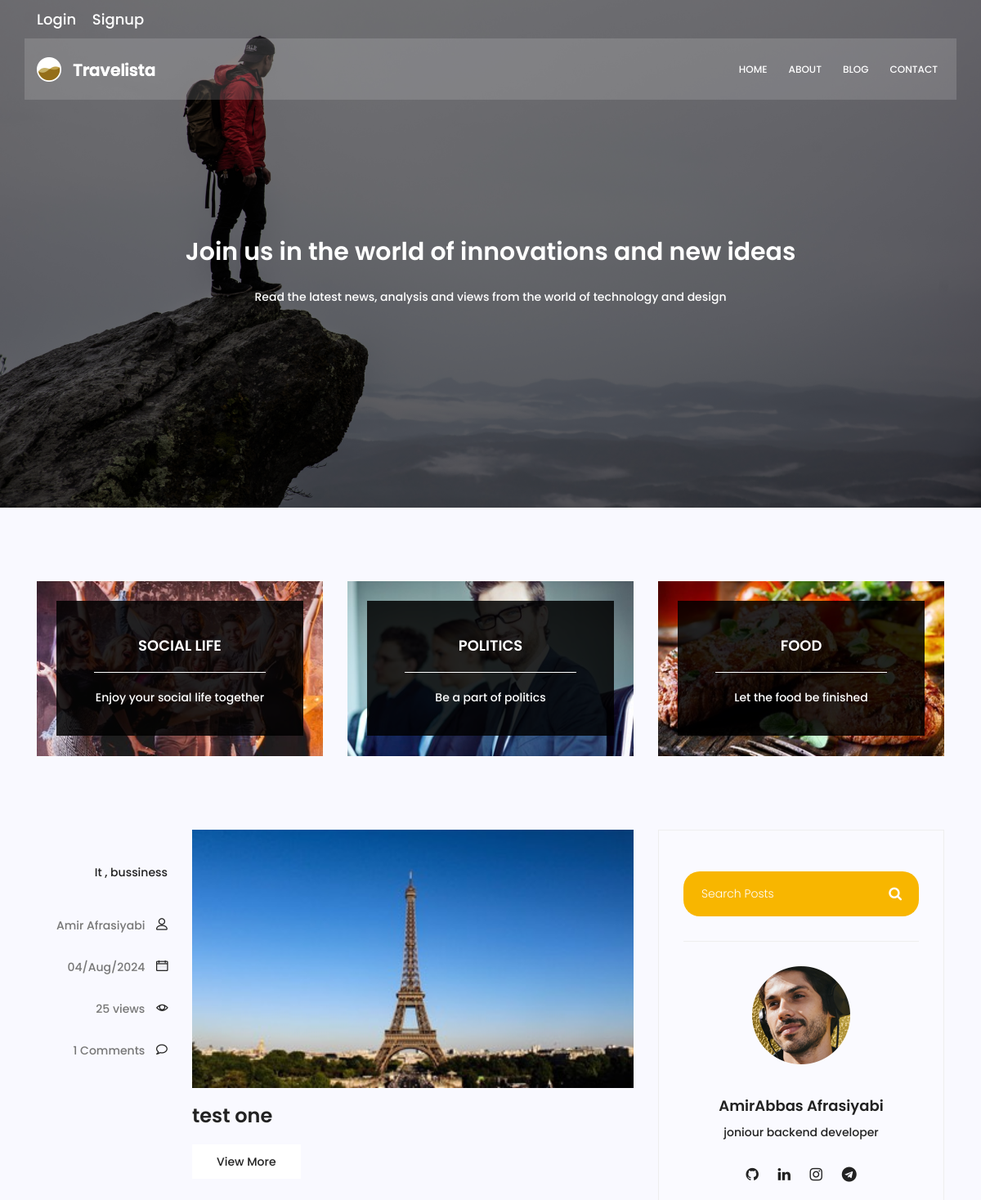
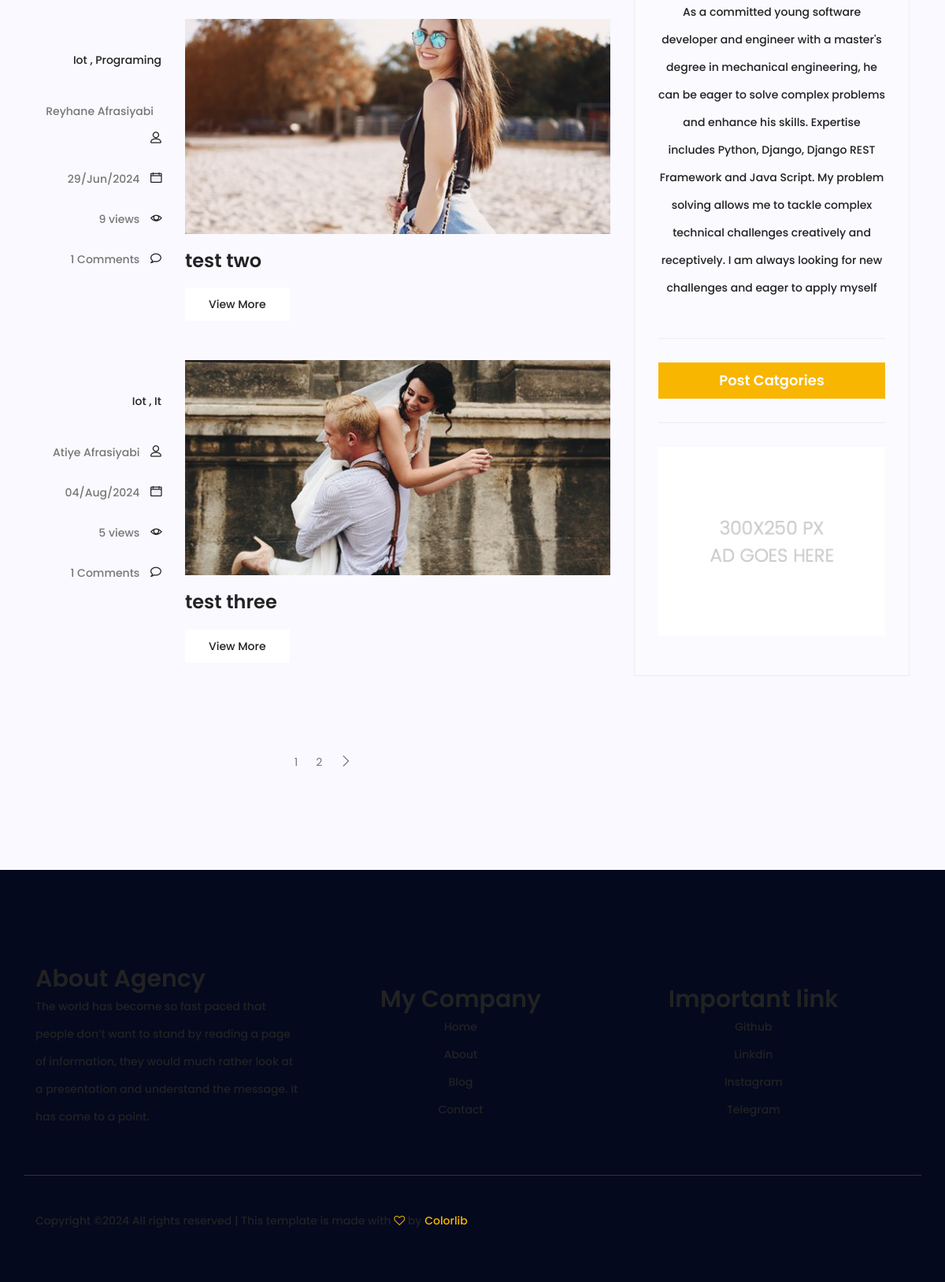
Screenshot of /blog/ with the database file from the repository (2 pictures, top to bottom).
### blog/models.py (models this page shows, shortened)
class category(models.Model):
    name = models.CharField(max_length=255)

class Post(models.Model):
    image = models.ImageField(upload_to='blog/', default='blog/default.jpg')
    author = models.ForeignKey(User, related_name="author", on_delete=models.SET_NULL, null=True)
    title = models.CharField(max_length=100)
    content = models.TextField()
    category = models.ManyToManyField(category, blank=True)
    tags = TaggableManager()
    counted_views = models.IntegerField(default=0)
    status = models.BooleanField(default=False)
    published_date = models.DateTimeField(null=True)
    created_date = models.DateTimeField(auto_now_add=True)
    updated_date = models.DateTimeField(auto_now=True)
    class Meta:
        ordering = ['created_date']
        verbose_name = 'پست'
        verbose_name_plural = ' پست ها'

### blog/views.py (the view)
# urls.py: path('', blog_view, name='index'),
def blog_view(request, cat_name=None, author_username=None , tag_name = None,):
    posts = Post.objects.filter(status=1)
    if cat_name:
        posts = posts.filter(category__name=cat_name)
    if author_username:
        posts = posts.filter(author__username=author_username)
    if tag_name:
        posts = posts.filter(tags__name__in=[tag_name])
    posts = Paginator(posts, 3)
    try:
        page_number = request.GET.get('page')
        posts = posts.get_page(page_number)
    except PageNotAnInteger:
        posts = posts.get_page(1)
    except EmptyPage:
        posts = posts.get_page(1)
    context = {'posts': posts}
    return render(request, 'blog/blog-home.html', context)

### blog/templatetags/blog_tags.py (called while the page is built)
@ register.inclusion_tag('blog/blog-post-category.html')
def postcategories():
    posts = Post.objects.filter(status=1)
    categories = category.objects.all()
    cat_dict = {}
    for name in categories:
       cat_dict[name] =  posts.filter(category=name).count()
    return{'categories': cat_dict}

### templates/blog/blog-home.html (shortened to what this page needs)
{% extends "base.html" %}
{% load static %}
{% load blog_tags %}
{% block content %}
<section class="banner-area relative blog-home-banner" id="home">
  <div class="overlay overlay-bg"></div>
  <div class="container">
    <div class="row d-flex align-items-center justify-content-center">
      <div class="about-content blog-header-content col-lg-12">
        <h2 class="text-white">Join us in the world of innovations and new ideas</h2>
        <p class="text-white">
          Read the latest news, analysis and views from the world of technology and design
        </p>
      </div>
    </div>
  </div>
</section>
<section class="top-category-widget-area pt-90 pb-90">
  <div class="container">
    <div class="row">
      <div class="col-lg-4">
        <div class="single-cat-widget">
          <div class="content relative">
            <div class="overlay overlay-bg"></div>
            <a href="#" target="_blank">
              <div class="thumb">
                <img
                  class="content-image img-fluid d-block mx-auto"
                  src="{% static 'img/blog/cat-widget1.jpg' %}"
                  alt=""
                />
              </div>
              <div class="content-details">
                <h4 class="content-title mx-auto text-uppercase">
                  Social life
                </h4>
                <span></span>
                <p>Enjoy your social life together</p>
              </div>
            </a>
          </div>
        </div>
      </div>
      <div class="col-lg-4">
        <div class="single-cat-widget">
          <div class="content relative">
            <div class="overlay overlay-bg"></div>
            <a href="#" target="_blank">
              <div class="thumb">
                <img
                  class="content-image img-fluid d-block mx-auto"
                  src="{% static 'img/blog/cat-widget2.jpg' %}"
                  alt=""
                />
              </div>
              <div class="content-details">
                <h4 class="content-title mx-auto text-uppercase">Politics</h4>
                <span></span>
                <p>Be a part of politics</p>
              </div>
            </a>
          </div>
        </div>
      </div>
      <div class="col-lg-4">
        <div class="single-cat-widget">
          <div class="content relative">
            <div class="overlay overlay-bg"></div>
            <a href="#" target="_blank">
              <div class="thumb">
                <img
                  class="content-image img-fluid d-block mx-auto"
                  src="{% static 'img/blog/cat-widget3.jpg' %}"
                  alt=""
                />
              </div>
              <div class="content-details">
                <h4 class="content-title mx-auto text-uppercase">Food</h4>
                <span></span>
                <p>Let the food be finished</p>
              </div>
            </a>
          </div>
        </div>
      </div>
    </div>
  </div>
</section>
<section class="post-content-area">
  <div class="container">
    <div class="row">
      <div class="col-lg-8 posts-list">
        {% for post in posts %}
        <div class="single-post row">
          <div class="col-lg-3 col-md-3 meta-details">
            <ul class="tags">
              {% for cat in post.category.all %}
                <li><a href="{% url 'blog:category' cat_name=cat.name %}">{{ cat.name }}</a> {% if not forloop.last %},{% endif %}</li>
              {% endfor %}
            </ul>
            <div class="user-details row">
              <p class="user-name col-lg-12 col-md-12 col-6">
                <a href="{% url 'blog:author' author_username=post.author.username %}">{{post.author.get_full_name}}</a> <span class="lnr lnr-user"></span>
              </p>
              <p class="date col-lg-12 col-md-12 col-6">
                <a href="#">{{post.published_date|date:"d/M/Y"}}</a>
                <span class="lnr lnr-calendar-full"></span>
              </p>
              <p class="view col-lg-12 col-md-12 col-6">
                <a href="#">{{post.counted_views}} views</a>
                <span class="lnr lnr-eye"></span>
              </p>
              <p class="comments col-lg-12 col-md-12 col-6">
                <a href="#">{{ post.comments.count }} Comments</a> <span class="lnr lnr-bubble"></span>
              </p>
            </div>
          </div>
          <div class="col-lg-9 col-md-9">
            <div class="feature-img">
              <img
                class="img-fluid"
                src="{{post.image.url}}"
                alt=""
              />
            </div>
            <a class="posts-title" href="{% url 'blog:single' pid=post.id %}"><h3>{{post.title}}</h3></a>
            <a href="{% url 'blog:single' pid=post.id %}" class="primary-btn">View More</a>
          </div>
        </div>
        {% endfor %}
        <nav class="blog-pagination justify-content-center d-flex">
        <ul class="pagination">
            {% for i in posts.paginator.page_range %}
            <li class="page-item"><a href="?page={{i}}" class="page-link">{{i}}</a></li>
            {% endfor %}
            {% if posts.has_next %}
            <li class="page-item">
              <a href="page={{ posts.next_page_number }}" class="page-link" aria-label="Next">
                <span aria-hidden="true">
                  <span class="lnr lnr-chevron-right"></span>
                </span>
              </a>
            </li>
            {% endif %}
          </ul>
        </nav>
      </div>
      <div class="col-lg-4 sidebar-widgets">
        <div class="widget-wrap">
          {% include "blog/blog-search.html" %}
          {% include "blog/blog-writter.html" %}
          {% postcategories %}
          {% include "blog/blog-ads.html" %}
        </div>
      </div>
    </div>
  </div>
</section>
{% endblock %}

### templates/base.html (shortened to what this page needs)
{% load static %}
<!DOCTYPE html>
<html lang="zxx" class="no-js">
  <head>
    <link rel="stylesheet" href="{% static 'css/linearicons.css' %}" />
    <link rel="stylesheet" href="{% static 'css/font-awesome.min.css' %}" />
    <link rel="stylesheet" href="{% static 'css/bootstrap.css' %}" />
    <link rel="stylesheet" href="{% static 'css/magnific-popup.css' %}" />
    <link rel="stylesheet" href="{% static 'css/jquery-ui.css' %}" />
    <link rel="stylesheet" href="{% static 'css/nice-select.css' %}" />
    <link rel="stylesheet" href="{% static 'css/animate.min.css' %}" />
    <link rel="stylesheet" href="{% static 'css/owl.carousel.css' %}" />
    <link rel="stylesheet" href="{% static 'css/main.css' %}" />
  </head>
  <body>
    <header id="header">
      <div class="header-top">
        <div class="container">
          <div class="row align-items-center">
            <div class="col-lg-6 col-sm-6 col-6 header-top-left">
              <ul>
                {% if request.user.is_authenticated %}
                <li><a href="#">Welcome {{request.user.username}}</a></li>
                {%  else %}
                <li><a href="{% url 'accounts:login' %}">Login</a></li>
                <li><a href="#">Signup</a></li>
                {% endif %}
              </ul>
            </div>
          </div>
        </div>
      </div>
      <div class="container main-menu">
        <div class="row align-items-center justify-content-between d-flex">
          <div id="logo">
            <a href="{% url 'website:index' %}"
              ><img src="{% static 'img/logo.png' %}" alt="" title=""
            /></a>
          </div>
          <nav id="nav-menu-container">
            <ul class="nav-menu">
              <li><a href="{% url 'website:index' %}">Home</a></li>
              <li><a href="{% url 'website:about' %}">About</a></li>
              <li><a href="{% url 'blog:index' %}">Blog</a></li>
              <li><a href="{% url 'website:contact' %}">Contact</a></li>
            </ul>
          </nav>
        </div>
      </div>
    </header>
  </body>
</html>
{% block content %}
{% endblock  %}
<footer class="footer-area section-gap">
    <div class="container">
      <div class="header row">
        <div class="column about-agency">
            <h2>About Agency</h2>
            <p>The world has become so fast paced that people don’t want to stand by reading a page of information, they would much rather look at a presentation and understand the message. It has come to a point.</p>
        </div>
        <div class="column my-company">
            <h2>My Company</h2>
            <ul>
              <li><a href="{% url 'website:index' %}">Home</a></li>
              <li><a href="{% url 'website:about' %}">About</a></li>
              <li><a href="{% url 'blog:index' %}">Blog</a></li></li>
              <li><a href="{% url 'website:contact' %}">Contact</a></li>
            </ul>
        </div>
        <div class="column my-company">
            <h2>Important link</h2>
            <ul>
              <li>
                <a href="https://github.com/AmirabbasAfrasiyabi">Github</a>
              </li>
              <li>
                <a href="https://www.linkedin.com/in/amirabbas-afrasiyabi-a6a230259/"> Linkdin </a>
              </li>
              <li>
                <a href="https://www.instagram.com/amirabbas.afrasiabi/">Instagram</a>
              </li>
              <li>
                <a href="https://web.telegram.org/k/#@amir_afrasiyabi">Telegram</a>
              </li>
            </ul>
        </div>
    </div>
        <div class="row footer-bottom d-flex justify-content-between align-items-center">
            <p class="col-lg-8 col-sm-12 footer-text m-0">
Copyright &copy;<script>document.write(new Date().getFullYear());</script> All rights reserved | This template is made with <i class="fa fa-heart-o" aria-hidden="true"></i> by <a href="https://colorlib.com" target="_blank">Colorlib</a>
</p>
        </div>
    </div>
</footer>
</body>
</html>

### templates/blog/blog-search.html
{% load static %}
<div class="single-sidebar-widget search-widget">
    <form class="search-form" action="{% url 'blog:search' %}" method="get">
      <input
        placeholder="Search Posts"
        name="s"
        type="text"
        onfocus="this.placeholder = ''"
        onblur="this.placeholder = 'Search Posts'"
      />
      <button type="submit"><i class="fa fa-search"></i></button>
    </form>
  </div>

### templates/blog/blog-writter.html
{% load static %}
<div class="single-sidebar-widget user-info-widget">
    <img src="{% static 'img/blog/user-info.png' %}" alt="" />
    <a href="#"><h4>AmirAbbas Afrasiyabi</h4></a>
    <p>joniour backend developer</p>
    <ul class="social-links">
      <li>
        <a href="https://github.com/AmirabbasAfrasiyabi"><i class="fa fa-github"></i></a>
      </li>
      <li>
        <a href="https://www.linkedin.com/in/amirabbas-afrasiyabi-a6a230259/"><i class="fa fa-linkedin"></i></a>
      </li>
      <li>
        <a href="https://www.instagram.com/amirabbas.afrasiabi/"><i class="fa fa-instagram"></i></a>
      </li>
      <li>
        <a href="https://web.telegram.org/k/#@amir_afrasiyabi"><i class="fa fa-telegram"></i></a>
      </li>
    </ul>
    <p>
      As a committed young software developer and engineer with a master's degree in mechanical engineering, he can be eager to solve complex problems and enhance his skills. Expertise includes Python, Django, Django REST Framework and Java Script.
      My problem solving allows me to tackle complex technical challenges creatively and receptively. I am always looking for new challenges and eager to apply myself
    </p>
  </div>

### templates/blog/blog-post-category.html (shortened to what this page needs)
<div class="single-sidebar-widget post-category-widget">
    <h4 class="category-title">Post Catgories</h4>
</div>

### templates/blog/blog-ads.html
{% load static %}
<div class="single-sidebar-widget ads-widget">
    <a href="#">
      <img
        class="img-fluid"
        src="{% static 'img/blog/ads-banner.jpg' %}"
        alt=""
      />
    </a>
  </div>

### rows the page displays
Post: author.get_full_name "Amir Afrasiyabi", published_date "04/Aug/2024", counted_views "25", comments.count "1", image (picture), title "test one"
category: name "It"
category: name "bussiness"
Post: author.get_full_name "Reyhane Afrasiyabi", published_date "29/Jun/2024", counted_views "9", comments.count "1", image (picture), title "test two"
category: name "Iot"
category: name "Programing"
Post: author.get_full_name "Atiye Afrasiyabi", published_date "04/Aug/2024", counted_views "5", comments.count "1", image (picture), title "test three"

### other values shown
{{ i }} "1" "2"
